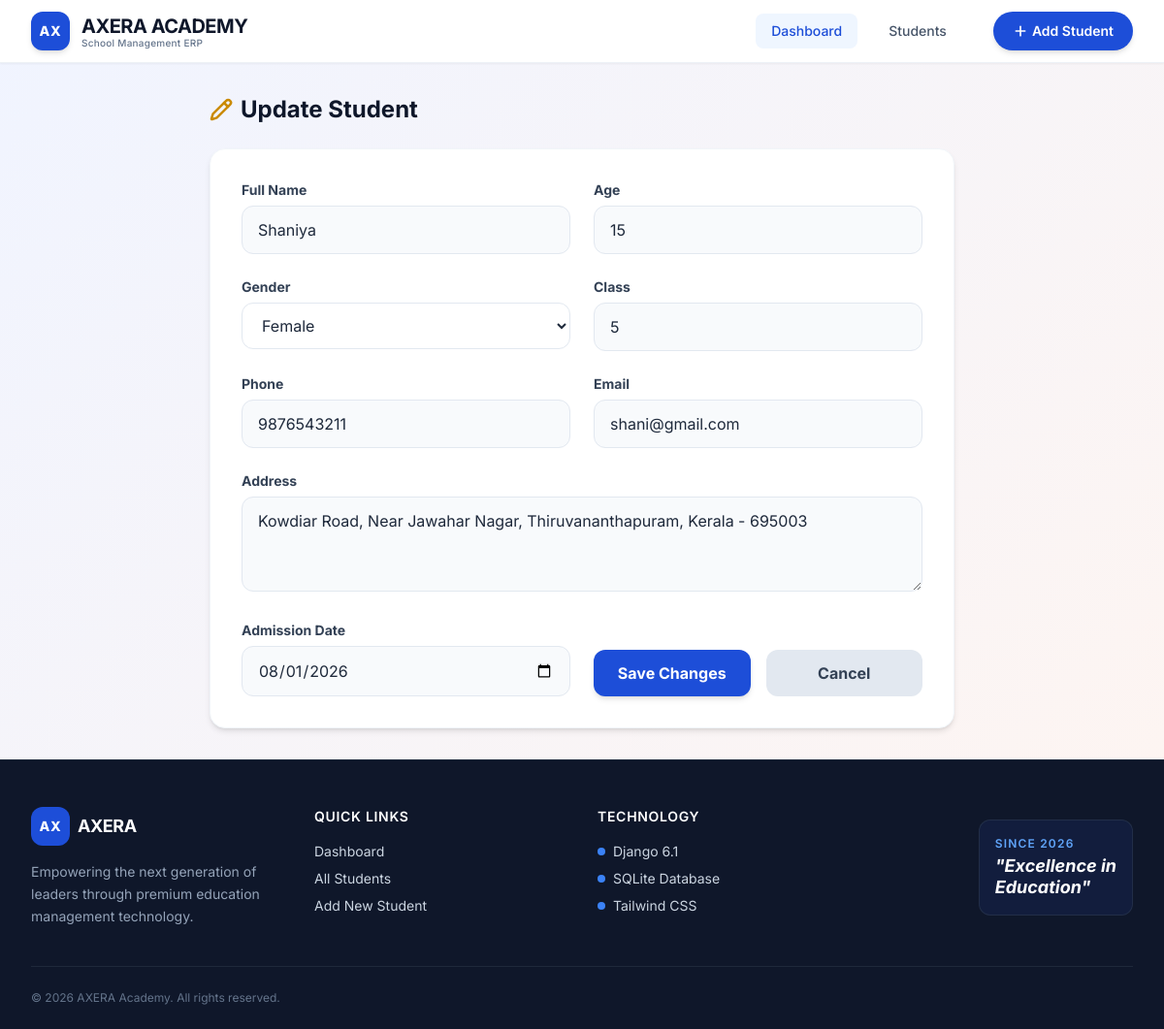
The page /update/15/ on the database its author committed.
### students/models.py (models this page shows, shortened)
class Student(models.Model):
    name = models.CharField(max_length=100)
    age = models.IntegerField()
    GENDER_CHOICES = [('Male', 'Male'), ('Female', 'Female'), ('Other', 'Other')]
    gender = models.CharField(max_length=10, choices=GENDER_CHOICES)
    class_name = models.CharField(max_length=50)
    phone = models.CharField(max_length=15)
    email = models.EmailField()
    address = models.TextField()
    admission_date = models.DateField()

### students/views.py (the view, shortened to what this page needs)
# urls.py: path('update/<int:student_id>/', views.update_student, name='update_student'),
def update_student(request, student_id):
    student = get_object_or_404(Student, id=student_id)
    return render(request, 'update_student.html', {'student': student})

### students/templates/update_student.html (shortened to what this page needs)
{% extends 'base.html' %}
{% block content %}
<div class="max-w-3xl mx-auto animate-fade-up">
    <div class="flex items-center gap-2 mb-6">
        <i data-lucide="pencil" class="w-6 h-6 text-yellow-600"></i>
        <h1 class="text-2xl font-bold text-slate-900">Update Student</h1>
    </div>
    <div class="bg-white rounded-2xl shadow-md border border-slate-100 p-6 sm:p-8">
        <form method="POST" class="grid grid-cols-1 md:grid-cols-2 gap-6">
            <div class="col-span-2 sm:col-span-1">
                <label class="block text-sm font-bold text-slate-700 mb-1.5">Full Name</label>
                <input type="text" name="name" value="{{ student.name }}" required
                       class="w-full px-4 py-3 border border-slate-200 rounded-xl focus:ring-2 focus:ring-blue-500 focus:border-transparent outline-none transition bg-slate-50 hover:bg-white">
            </div>
            <div class="col-span-2 sm:col-span-1">
                <label class="block text-sm font-bold text-slate-700 mb-1.5">Age</label>
                <input type="number" name="age" value="{{ student.age }}" required
                       class="w-full px-4 py-3 border border-slate-200 rounded-xl focus:ring-2 focus:ring-blue-500 focus:border-transparent outline-none transition bg-slate-50 hover:bg-white">
            </div>
            <div class="col-span-2 sm:col-span-1">
                <label class="block text-sm font-bold text-slate-700 mb-1.5">Gender</label>
                <select name="gender" required class="w-full px-4 py-3 border border-slate-200 rounded-xl focus:ring-2 focus:ring-blue-500 focus:border-transparent outline-none transition bg-white">
                    <option value="Female" {% if student.gender == 'Female' %}selected{% endif %}>Female</option>
                </select>
            </div>
            <div class="col-span-2 sm:col-span-1">
                <label class="block text-sm font-bold text-slate-700 mb-1.5">Class</label>
                <input type="text" name="class_name" value="{{ student.class_name }}" required
                       class="w-full px-4 py-3 border border-slate-200 rounded-xl focus:ring-2 focus:ring-blue-500 focus:border-transparent outline-none transition bg-slate-50 hover:bg-white">
            </div>
            <div class="col-span-2 sm:col-span-1">
                <label class="block text-sm font-bold text-slate-700 mb-1.5">Phone</label>
                <input type="text" name="phone" value="{{ student.phone }}" required
                       class="w-full px-4 py-3 border border-slate-200 rounded-xl focus:ring-2 focus:ring-blue-500 focus:border-transparent outline-none transition bg-slate-50 hover:bg-white">
            </div>
            <div class="col-span-2 sm:col-span-1">
                <label class="block text-sm font-bold text-slate-700 mb-1.5">Email</label>
                <input type="email" name="email" value="{{ student.email }}" required
                       class="w-full px-4 py-3 border border-slate-200 rounded-xl focus:ring-2 focus:ring-blue-500 focus:border-transparent outline-none transition bg-slate-50 hover:bg-white">
            </div>
            <div class="md:col-span-2">
                <label class="block text-sm font-bold text-slate-700 mb-1.5">Address</label>
                <textarea name="address" rows="3" required class="w-full px-4 py-3 border border-slate-200 rounded-xl focus:ring-2 focus:ring-blue-500 focus:border-transparent outline-none transition bg-slate-50 hover:bg-white">{{ student.address }}</textarea>
            </div>
            <div class="col-span-2 sm:col-span-1">
                <label class="block text-sm font-bold text-slate-700 mb-1.5">Admission Date</label>
                <input type="date" name="admission_date" value="{{ student.admission_date|date:'Y-m-d' }}" required
                       class="w-full px-4 py-3 border border-slate-200 rounded-xl focus:ring-2 focus:ring-blue-500 focus:border-transparent outline-none transition bg-slate-50 hover:bg-white">
            </div>
            <div class="flex items-end pt-2 col-span-2 sm:col-span-1 gap-4">
                <button type="submit" class="w-full bg-blue-700 hover:bg-blue-800 text-white font-bold py-3 px-4 rounded-xl shadow-md hover:shadow-lg transition-all duration-300 hover:scale-[1.02]">
                    Save Changes
                </button>
                <a href="{% url 'student_list' %}" class="w-full text-center bg-slate-200 hover:bg-slate-300 text-slate-700 font-bold py-3 px-4 rounded-xl transition-all duration-300">
                    Cancel
                </a>
            </div>
        </form>
    </div>
</div>
{% endblock %}

### static/css/style.css (style rules this page uses)
body { background: linear-gradient(135deg, #f0f4ff 0%, #fff5f0 100%); font-family: 'Inter', -apple-system, BlinkMacSystemFont, "Segoe UI", Roboto, Helvetica, Arial, sans-serif; min-height: 100vh; }
button, a, input, select, textarea { transition: all 0.2s ease-in-out; }
.lucide { stroke-width: 2.5; }

### templates/base.html (style rules this page uses)
.animate-fade-up { animation: fadeInUp 0.6s ease-out forwards; }
body { font-family: 'Inter', sans-serif; }

### rows shown on the page
Student: name "Shaniya", age "15", gender "Female", class_name "5", phone "9876543211", email "shani@gmail.com", address "Kowdiar Road, Near Jawahar Nagar, Thiruvananthapuram, Kerala - 695003", admission_date "08/01/2026"
